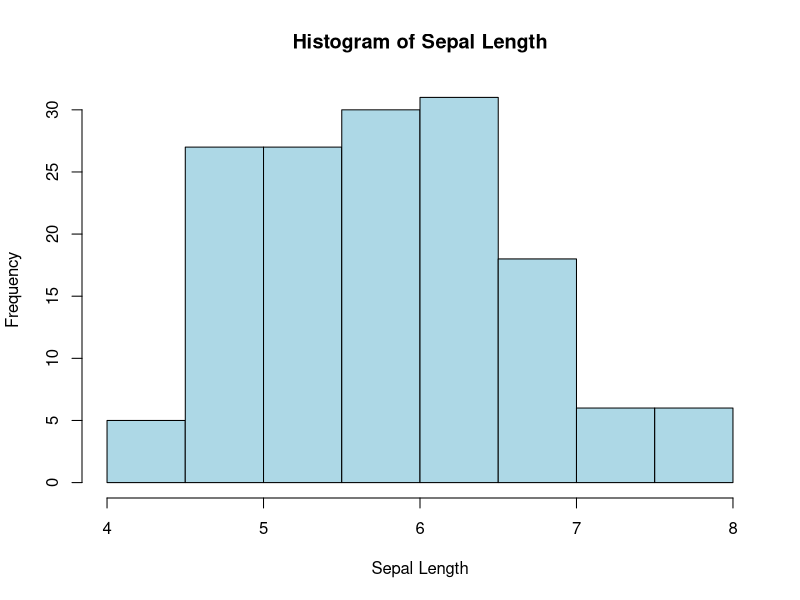
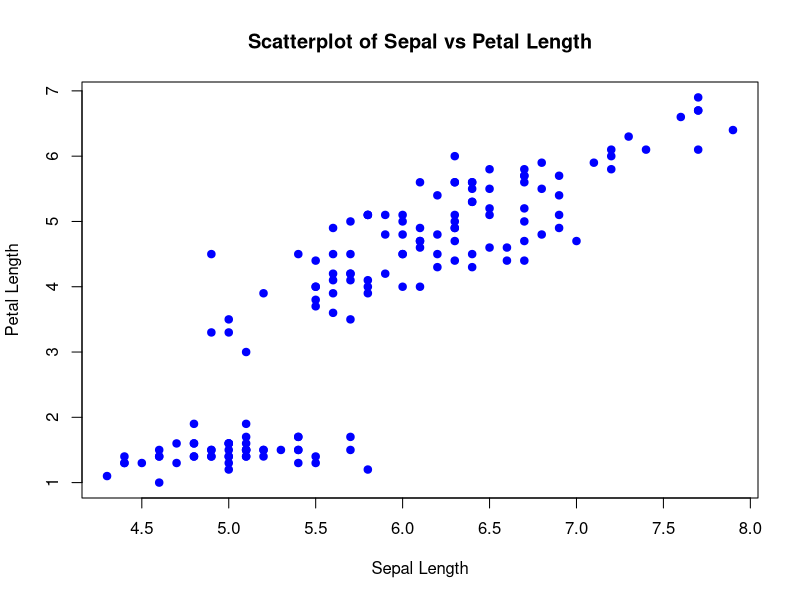
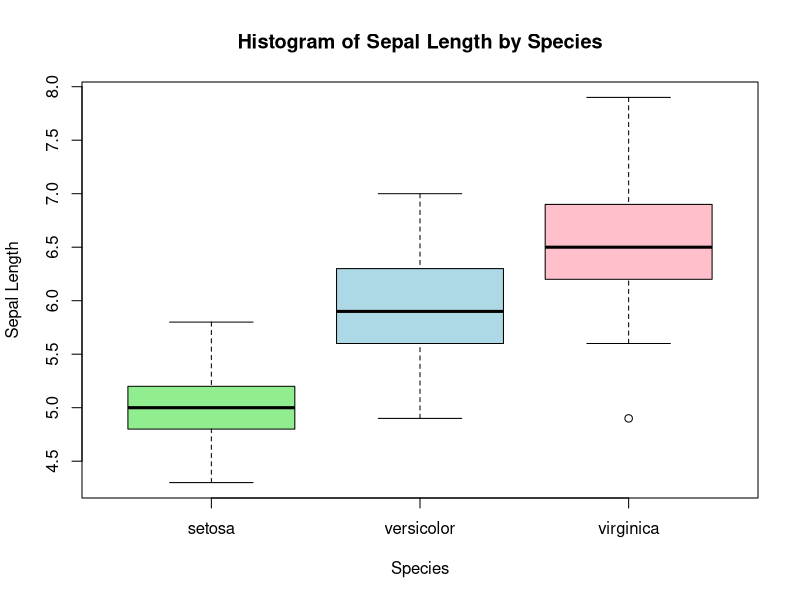

Write R code to recreate these figures, in order.
library(dplyr)
library(ggplot2)
library(modeest)

#Load dataset
data("iris")

#Descriptive statistics
mean(iris$Sepal.Length)
median(iris$Sepal.Length)
mlv(iris$Sepal.Length, method="mfv")
sd(iris$Sepal.Length)
range(iris$Sepal.Length)
summary(iris$Sepal.Length)

#Histogram
hist(iris$Sepal.Length,
     main="Histogram of Sepal Length",
     xlab ="Sepal Length", col="lightblue",border="black")

#Scatterplot
plot(iris$Sepal.Length, iris$Petal.Length,
     main="Scatterplot of Sepal vs Petal Length",
     xlab="Sepal Length", ylab="Petal Length",
     col="blue",pch=19)

#Boxplot
boxplot(Sepal.Length ~ Species, data=iris,
     main="Histogram of Sepal Length by Species",
     xlab="Species", ylab="Sepal Length",
     col=c("lightgreen","lightblue","pink"))
